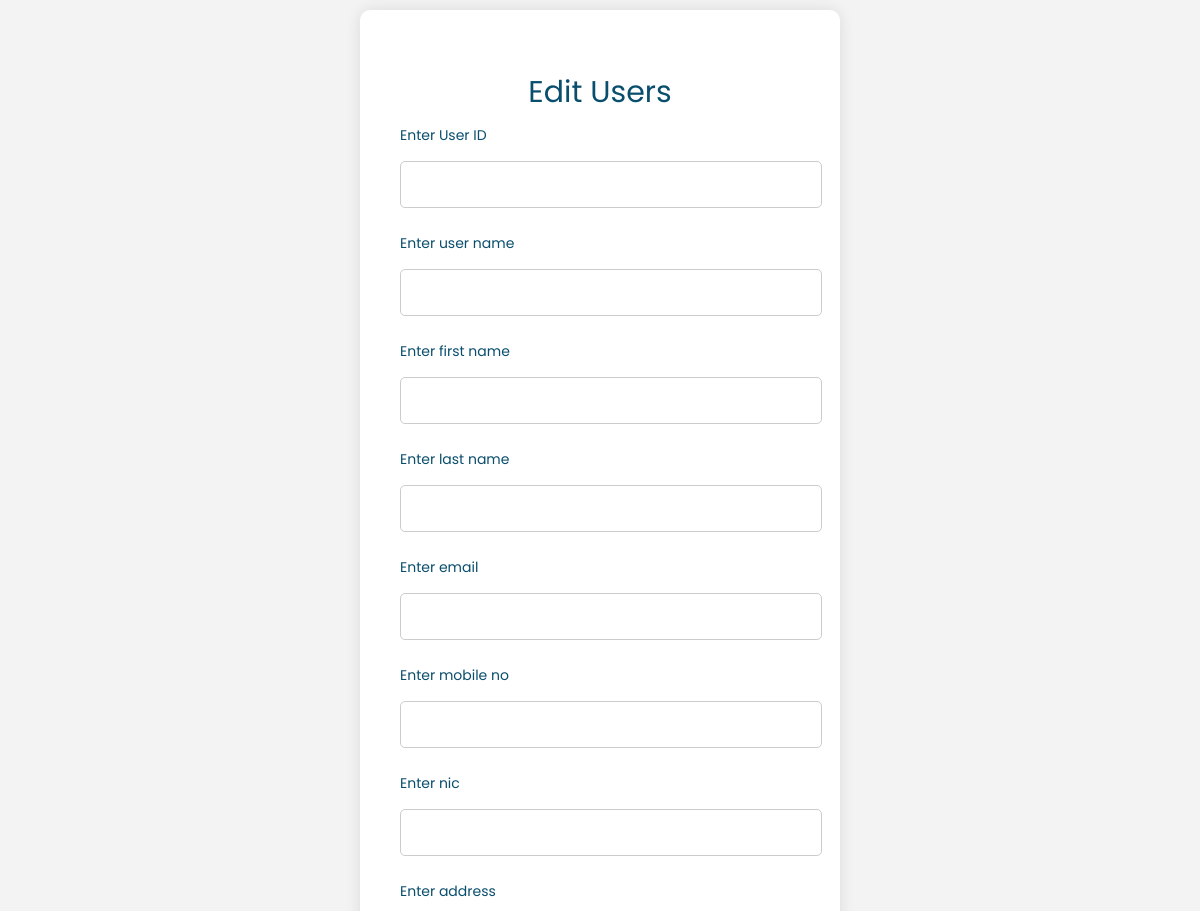
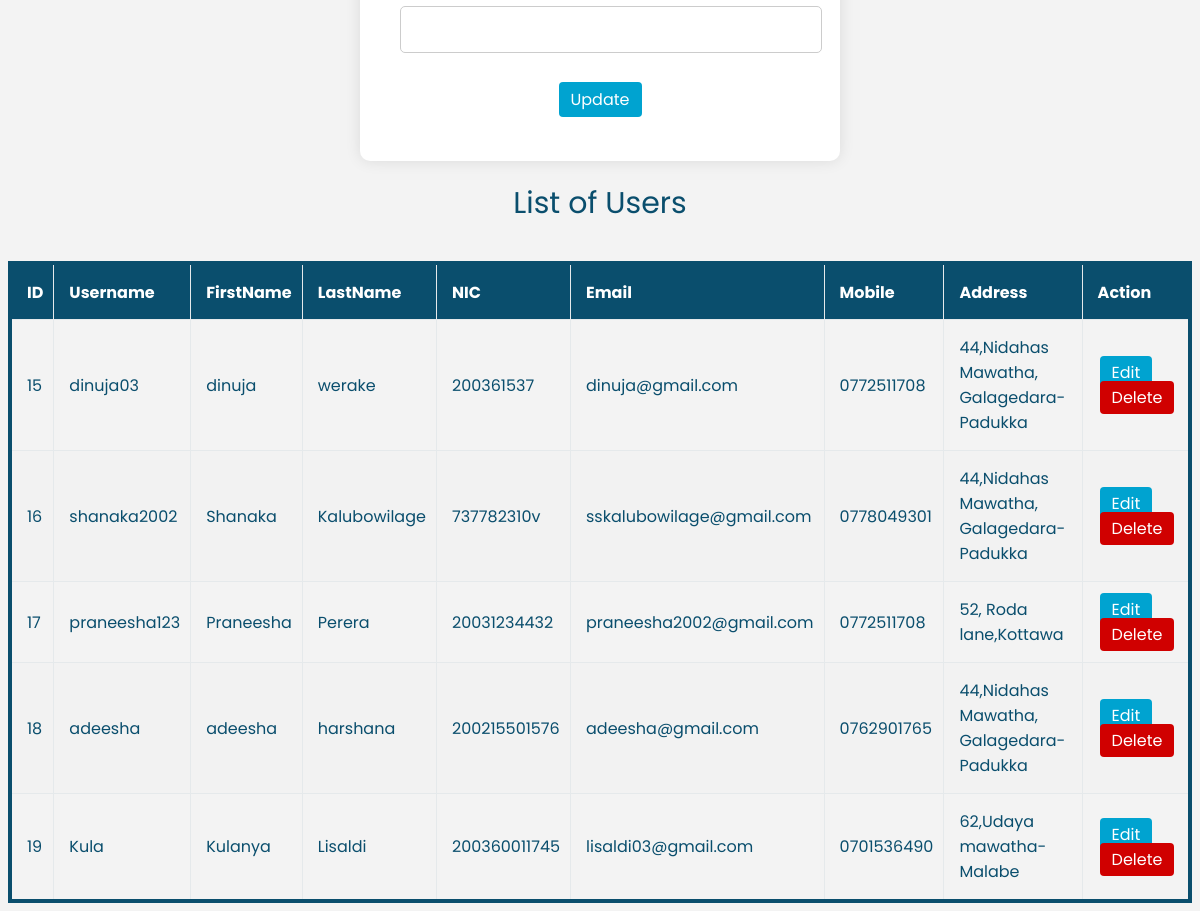
The page /admin_users.php on the database its author committed (2 pictures, top to bottom).
### tables this page shows
CREATE TABLE `users` (
  `userID` int(6) UNSIGNED NOT NULL,
  `username` varchar(50) NOT NULL,
  `firstName` varchar(50) NOT NULL,
  `lastName` varchar(50) NOT NULL,
  `email` varchar(100) NOT NULL,
  `mobileNo` varchar(15) NOT NULL,
  `nic` varchar(12) NOT NULL,
  `address` varchar(255) NOT NULL,
  `password` varchar(255) NOT NULL,
  `file` varchar(255) NOT NULL
);

### admin_users.php (the view, shortened to what this page needs)
<?php
    require_once 'IWT_db.php';
?>
<!DOCTYPE html>
<html lang="en">
<head>
    <link rel="stylesheet" href="style\admin_users.css">
</head>
<body>
<div class="container" id="form-container">
    <h2>Edit Users</h2>
    <form method="post" action="">
        <div class="inputs">
            <label for="admin_name">Enter User ID</label><br>
            <input type="text" name="id" id="name" value="<?php echo isset($userID) ? $userID : '';?>" required><br><br>
            <label for="admin_username">Enter user name</label><br>
            <input type="text" name="username" id="username" value="<?php echo isset($username) ? $username : ''; ?>" required><br><br>
            <label for="admin_username">Enter first name</label><br>
            <input type="text" name="firstName" id="username" value="<?php echo isset($firstName) ? $firstName : ''; ?>" required><br><br>
            <label for="admin_username">Enter last name</label><br>
            <input type="text" name="lastName" id="username" value="<?php echo isset($lastName) ? $lastName : ''; ?>" required><br><br>
            <label for="admin_username">Enter email</label><br>
            <input type="text" name="email" id="username" value="<?php echo isset($email) ? $email : ''; ?>" required><br><br>
            <label for="admin_username">Enter mobile no</label><br>
            <input type="text" name="mobileNo" id="username" value="<?php echo isset($contact) ? $contact : ''; ?>" required><br><br>
            <label for="admin_username">Enter nic</label><br>
            <input type="text" name="nic" id="username" value="<?php echo isset($nic) ? $nic : ''; ?>" required><br><br>
            <label for="admin_username">Enter address</label><br>
            <input type="text" name="address" id="username" value="<?php echo isset($address) ? $address : ''; ?>" required><br><br>
                <button type="submit" name="update" class="button" id="btn">Update</button>
        </div>
    </form>
</div>
    <div class="container" id="table-container">
    <h2>List of Users</h2>
    <br>
    <table class="table">
        <thead>
            <tr>
                <th>ID</th>
                <th>Username</th>
                <th>FirstName</th>
                <th>LastName</th>
                <th>NIC</th>
                <th>Email</th>
                <th>Mobile</th>
                <th>Address</th>
                <th>Action</th>
            </tr>
        </thead>
        <tbody>
        <?php
        $query = "SELECT * FROM users";
        $query_run = mysqli_query($conn, $query);
        if (mysqli_num_rows($query_run) > 0) {
            while ($row = mysqli_fetch_assoc($query_run)) {
                ?>
                <tr>
                    <td><?php echo $row['userID']; ?></td>
                    <td><?php echo $row['username']; ?></td>
                    <td><?php echo $row['firstName']; ?></td>
                    <td><?php echo $row['lastName']; ?></td>
                    <td><?php echo $row['nic']; ?></td>
                    <td><?php echo $row['email']; ?></td>
                    <td><?php echo $row['mobileNo']; ?></td>
                    <td><?php echo $row['address']; ?></td>
                    <td>
                        <a class='button' id='btn1' href='admin_users.php?edit_id=<?php echo $row['username']; ?>'>Edit</a>
                        <a class='button' id='btn2' href='admin_users.php?delete_id=<?php echo $row['username']; ?>' onclick="return confirm('Are you sure you want to delete this admin?');">Delete</a>
                    </td>
                </tr>
                <?php
            }
        } else {
            echo "<tr><td colspan='8'>No record found</td></tr>";
        }
        ?>
        </tbody>
    </table>
</div>
</body>
</html>

### style/admin_users.css (style rules this page uses)
* { font-family: poppins ; color: rgb(10, 78, 109); }
#form-container { background-color: white; padding: 40px; border-radius: 10px; box-shadow: 0px 0px 15px rgba(0, 0, 0, 0.1); max-width: 400px; width: 100%; text-align: center; margin: 0 auto; margin-top: 10px; }
h2 { margin-bottom: 10px; font-size: 30px; font-weight: 400; text-align: center; margin-top: 0px; }
.container h2 { margin-top: 20px; }
.inputs { width: 100%; }
label { display: block; font-size: 14px; text-align: left; }
input[type="text"] { width: 100%; padding: 10px; border: 1px solid #ccc; border-radius: 5px; font-size: 16px; margin-top: -10px; }
.button { border-radius: 4px; border: none; padding: 8px 20px; text-align: center; text-decoration: none; font-size: 30px; margin: 4px 2px; cursor: pointer; }
.button { background-color: rgb(0, 163, 208); margin-left: 100PX; }
body { background-color: #ebebeb98; font-family: poppins; }
.table { font-family: poppins; border-collapse: collapse; width: 100%; margin-left: auto; margin-right: auto; border: 4px solid rgb(10, 78, 109); }
#table-container { margin-bottom: 0px; width: 100%; }
.table td, th { border: 1px solid #e5e9eb; padding: 15px; padding-right: 10px; height: 30px; }
.table tr:nth-child(even) { background-color: #f2f2f2; }
.table th { padding-top: 12px; padding-bottom: 12px; text-align: left; background-color: rgb(10, 78, 109);; color: white; }
.button { border-radius: 4px; border: none; padding: 5px 12px; text-align: center; text-decoration: none; font-size: 16px; margin: 4px 2px; cursor: pointer; }
#btn , #btn1 { background-color: rgb(0, 163, 208); color: rgb(255, 255, 255); }
#btn2 { background-color: rgb(208, 0, 0); color: rgb(255, 255, 255); }

### rows shown on the page
users: userID "15", username "dinuja03", firstName "dinuja", lastName "werake", nic "200361537", email "dinuja@gmail.com", mobileNo "0772511708", address "44,Nidahas Mawatha, Galagedara-Padukka"
users: userID "16", username "shanaka2002", firstName "Shanaka", lastName "Kalubowilage", nic "737782310v", email "sskalubowilage@gmail.com", mobileNo "0778049301", address "44,Nidahas Mawatha, Galagedara-Padukka"
users: userID "17", username "praneesha123", firstName "Praneesha", lastName "Perera", nic "20031234432", email "praneesha2002@gmail.com", mobileNo "0772511708", address "52, Roda lane,Kottawa"
users: userID "18", username "adeesha", firstName "adeesha", lastName "harshana", nic "200215501576", email "adeesha@gmail.com", mobileNo "0762901765", address "44,Nidahas Mawatha, Galagedara-Padukka"
users: userID "19", username "Kula", firstName "Kulanya", lastName "Lisaldi", nic "200360011745", email "lisaldi03@gmail.com", mobileNo "0701536490", address "62,Udaya mawatha- Malabe"
